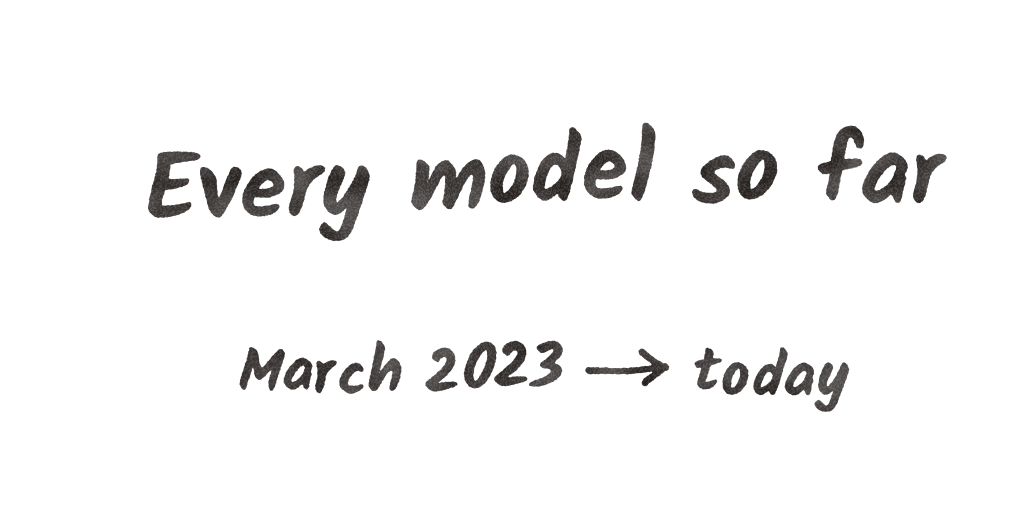
#> input picture plugin/skills/video/blender/examples/paper_desk/assets/tag.png, 2048 x 1024 px (shown at 1/2 size)
$ python -i stills.py   (imports and definitions only)
#> lines starting #> are read from the running program, lines starting #| are printed output that depends on the picture
"""Still pictures from a scene: render at a size, then the checks a channel or a thumbnail needs.

render_still_at needs Blender (bpy). The rest is Pillow and runs in the workspace on files that came over from the
Blender machine. Sizes in pixels. The checks exist because small pictures fail in ways a large one hides: a profile
picture is a circle from 24 px, a banner loses its edges on a phone, a watermark sits over any frame.
"""
import os

from PIL import Image, ImageDraw


# [13 lines left out: function render_still_at, not called in this run]


def circle(img, size):
    """The picture as a circular avatar shows it: scaled to a square of `size` px and masked to a circle (RGBA)."""
    small = img.resize((size, size), Image.LANCZOS).convert("RGBA")
    mask = Image.new("L", (size * 8, size * 8), 0)
    ImageDraw.Draw(mask).ellipse([0, 0, size * 8 - 1, size * 8 - 1], fill=255)
    small.putalpha(mask.resize((size, size), Image.LANCZOS))
    return small


def circle_sheet(src, out_path, sizes=(88, 48, 24), grounds=((15, 15, 15), (255, 255, 255))):
    """Check sheet of a profile picture: the circle at each size in `sizes` on each ground colour, side by side.
    Look at it at 100 %: the smallest must still read as one bold shape. Returns out_path."""
#> called with src = '../examples/paper_desk/assets/tag.png', out_path = 'out.png', sizes = (88, 48, 24), grounds = ((15, 15, 15), (255, 255, 255))
    img = Image.open(src).convert("RGB")
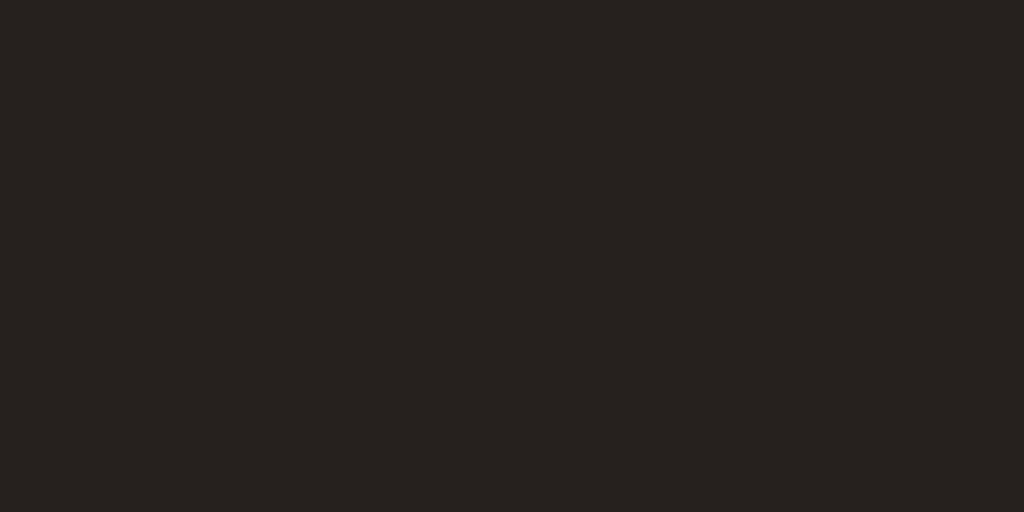
#> img: PIL image 2048x1024 RGB (shown at 1/2 size); mean R, G, B 38, 33, 31
    pw = sum(sizes) + 18 * (len(sizes) + 1)
    sheet = Image.new("RGB", (pw * len(grounds), max(sizes) + 40), grounds[0])
#> sheet: PIL image 464x128 RGB; every value is 15
    for k, ground in enumerate(grounds):
        ImageDraw.Draw(sheet).rectangle([pw * k, 0, pw * (k + 1) - 1, sheet.size[1]], fill=ground)
        x = pw * k + 18
        for s in sizes:
            c = circle(img, s)
            sheet.paste(c, (x, sheet.size[1] // 2 - s // 2), c)
            x += s + 18
#> this loop made 2 passes
#> pass 1, in circle, `small = img.resize((size, size), Image.LANCZOS).convert("RGBA")`:
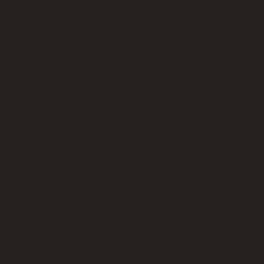
#> small: PIL image 88x88 RGBA (shown 3 times larger); mean R, G, B, A 38, 33, 31, 255
#> after the loop:
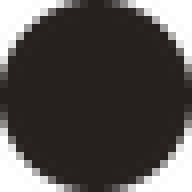
#> c: PIL image 24x24 RGBA (shown 8 times larger); mean R, G, B, A 38, 33, 31, 200.6; transparent parts drawn white
#> after the loop:
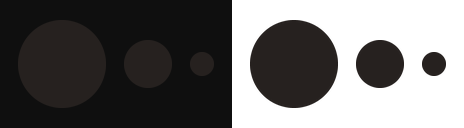
#> sheet: PIL image 464x128 RGB; mean R, G, B 107.7, 106.3, 105.8
    os.makedirs(os.path.dirname(os.path.abspath(out_path)), exist_ok=True)
    sheet.save(out_path)
    return out_path


# [36 lines left out: functions centre_crop, banner_crops, watermark_cut, not called in this run]

>>> result = circle_sheet('../examples/paper_desk/assets/tag.png', 'out.png')
